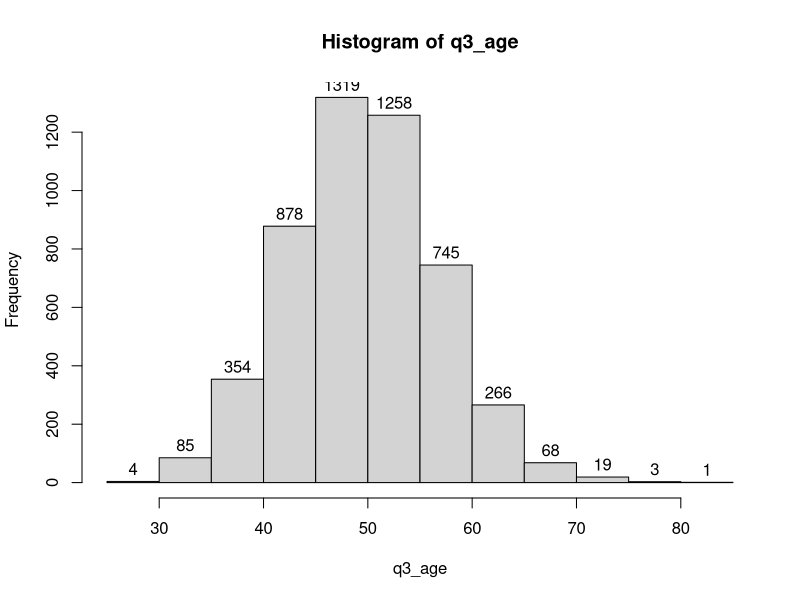
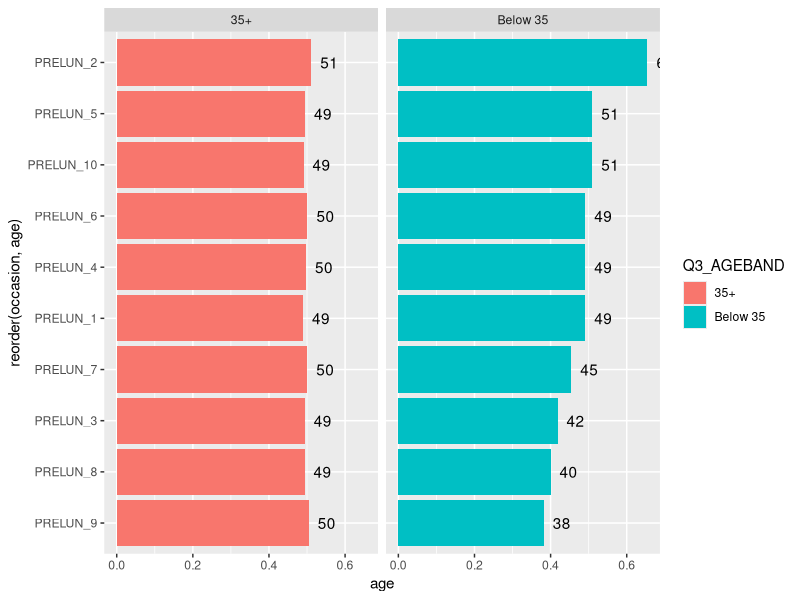
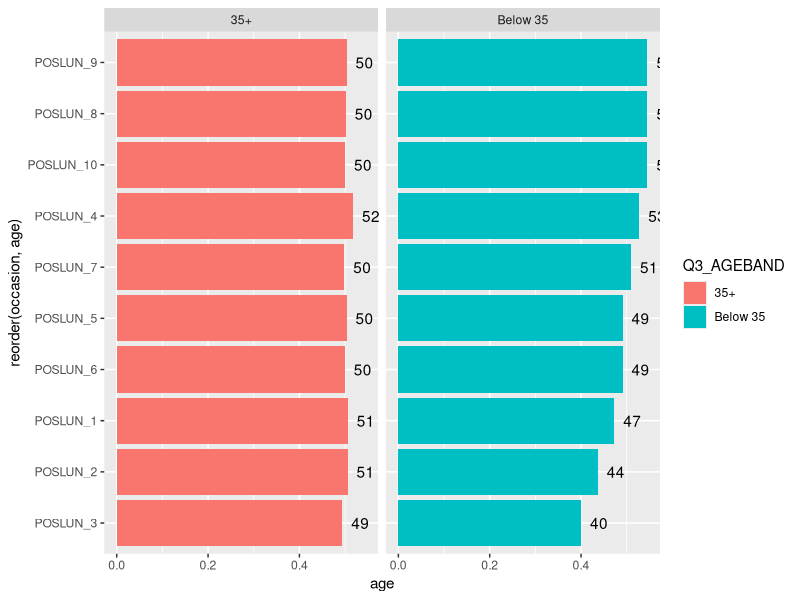
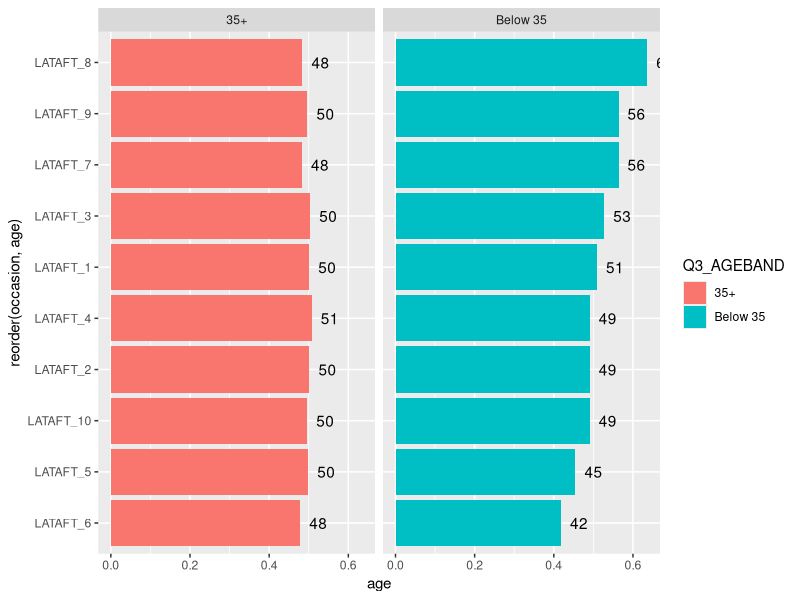

The R source for these figures, in order:
## ---- chunk 1
knitr::opts_chunk$set(echo = TRUE)
library(tidyverse)
## ---- chunk 2
q2_gender <- sample(x = c("Male","Female","Other"),
                 size = 5000,
                 prob = c(.48,.51,.01),
                 replace = TRUE)
## ---- chunk 3
q3_age <- rpois(n = 5000, lambda = 50)

hist(q3_age, labels = TRUE) # Plot histogram, show value labels
summary(q3_age)
## ---- chunk 4
sim_data <- tibble(ID = 1:5000,
                   Q2_GENDER = q2_gender,
                   Q3_AGE = q3_age)
## ---- chunk 5

snack_data <- tibble(ID = 1:5000,
                     Q2_GENDER = q2_gender,
                     Q3_AGE = q3_age,
                     PRELUN_1 = sample(x = c(0,1), 5000, replace = TRUE, prob = c(.45, .55)), # Jaffa
                     PRELUN_2 = sample(x = c(0,1), 5000, replace = TRUE, prob = c(.65, .35)), # Tea Biscuits
                     PRELUN_3 = sample(x = c(0,1), 5000, replace = TRUE), # Posh chocs
                     
                     POSLUN_1 = sample(x = c(0,1), 5000, replace = TRUE), # Jaffa
                     POSLUN_2 = sample(x = c(0,1), 5000, replace = TRUE), # Tea Biscuits
                     POSLUN_3 = sample(x = c(0,1), 5000, replace = TRUE, prob = c(.45, .55)), # Posh chocs
                     
                     LATAFT_1 = sample(x = c(0,1), 5000, replace = TRUE), # Jaffa
                     LATAFT_2 = sample(x = c(0,1), 5000, replace = TRUE, prob = c(.90, .10)), # Tea Biscuits
                     LATAFT_3 = sample(x = c(0,1), 5000, replace = TRUE)) # Posh chocs
## ---- chunk 6
matrix(data = sample(x = c(0,1),30 * 5000, replace = TRUE),
       nrow = 5000,
       ncol = 30) %>%
  as_tibble() -> brand_con_sim # Simulated Brand Consumption, 30 columns x 5000 rows

# Give column names to the simulated brand consumption data
names(brand_con_sim) <- c(paste0("PRELUN_",1:10),
                          paste0("POSLUN_",1:10),
                          paste0("LATAFT_",1:10))

# Simulate ID, Gender, and Age variables
# Use cbind() to combine with the simulated brand consumption data

tibble(ID = 1:5000,
       Q2_GENDER = q2_gender,
       Q3_AGE = q3_age) %>%
  cbind(brand_con_sim) -> big_snack_data

glimpse(big_snack_data[,1:15]) # Glimpse first 15 columns only
## ---- chunk 7

for(i in 1:10){ # For i starting from the value 1, all the way to value 10
  two_to_power <- 2^i
  statement <- paste("2 to the power of", i, "is equal to", two_to_power)
  print(statement)
}

## ---- chunk 8
glee_team <- c("Belinda Blumenthal","Bella Ridley","Giselle Maarschalkerweerd de Klotz","Hazel")

for(glee_member in glee_team){
  n_char <- nchar(glee_member)
  to_print <- paste0(glee_member,"'s name has ",n_char," characters.")
  print(to_print)
  }

## ---- chunk 9
big_snack_data %>%
  group_by(Q2_GENDER) %>%
  summarise_at(vars(num_range("PRELUN_", 1:10)), ~sum(.)/length(.)) # can also use funs() form, depending on dplyr version

big_snack_data %>%
  group_by(Q2_GENDER) %>%
  summarise_at(vars(num_range("POSLUN_", 1:10)), ~sum(.)/length(.))

big_snack_data %>%
  group_by(Q2_GENDER) %>%
  summarise_at(vars(num_range("LATAFT_", 1:10)), ~sum(.)/length(.))
## ---- chunk 10

vars_string <- c("PRELUN_","POSLUN_","LATAFT_") # Variable characters to iterate

for(occ_type in vars_string){
  big_snack_data %>%
    group_by(Q2_GENDER) %>%
    summarise_at(vars(num_range(occ_type, 1:10)), ~sum(.)/length(.)) %>%
    print()
}
## ---- chunk 11
vars_string <- c("PRELUN_","POSLUN_","LATAFT_") # Variable characters to iterate

brandcon_list <- list() # Initialise empty list

for(i in 1:length(vars_string)){ # length(vars_string) is 3 in this case
  big_snack_data %>%
    group_by(Q2_GENDER) %>%
    summarise_at(vars(num_range(vars_string[[i]], 1:10)), ~sum(.)/length(.)) %>%
    data.frame() -> brandcon_list[[i]]
}

brandcon_list

## ---- chunk 12

names(big_snack_data) %>%
  .[str_detect(.,"_[:digit:]")] %>%
  str_remove("[:digit:]{1,2}") %>%
  unique() -> vars_string2

plot_list <- list()

for(i in 1:length(vars_string2)){
  big_snack_data %>%
    mutate(Q3_AGEBAND=ifelse(Q3_AGE >= 35, "35+", "Below 35")) %>%
    group_by(Q3_AGEBAND) %>%
    summarise_at(vars(num_range(vars_string2[[i]],1:10)),~sum(.) / n()) %>%
    gather(occasion,age, -Q3_AGEBAND) %>%
    
    # ggplot2 'layer-graphics' syntax
    ggplot(aes(x = reorder(occasion,age), y = age, fill = Q3_AGEBAND)) + 
    geom_col() +
    geom_text(aes(y = age, label = round(age * 100)), hjust = -0.5) +
    coord_flip() +
    facet_wrap(~Q3_AGEBAND) -> plot_list[[i]]
}

plot_list

## ---- chunk 13

some_numbers <- c(57,89,40,16)

some_function <- function(x){
  square_x <- x^2 # Square x
  paste(square_x,"is the square of",x)
}

lapply(some_numbers,some_function)
 
## ---- chunk 14
count_characters <- function(some_word){
 total_char <- nchar(some_word)
 paste(some_word, "has", total_char,"characters.")
}

# count_characters("schadenfreude")
# [1] "schadenfreude has 13 characters."
## ---- chunk 15

quick_maths <- function(){
  print("two plus two is four")
  Sys.sleep(1)
  print("minus one that's three")
  Sys.sleep(1)
  print("QUICK MATHS")
}

## RUN THIS:
quick_maths()

## ---- chunk 16

index_it <- function(x, total){
  return(x / total * 100)
}

# index_it(.87,.43)
# [1] 202.3256


calculate_CAGR <- function(end_value, start_value, periods){
  
  step_1 <- end_value / start_value
  step_2 <- step_1 ^ (1 / periods)
  step_3 <- step_2 - 1
  return(step_3)
}

# calculate_CAGR(end_value = 5000,
#                start_value = 3200,
#                periods = 3)
# [1] 0.1603972
## ---- chunk 17

vars_string <- c("PRELUN_","POSLUN_","LATAFT_") # Variable characters to iterate

brand_analysis <- function(brand){
    big_snack_data %>%
      group_by(Q2_GENDER) %>%
      summarise_at(vars(num_range(brand, 1:10)), ~sum(.)/length(.))
}


lapply(vars_string, brand_analysis)

